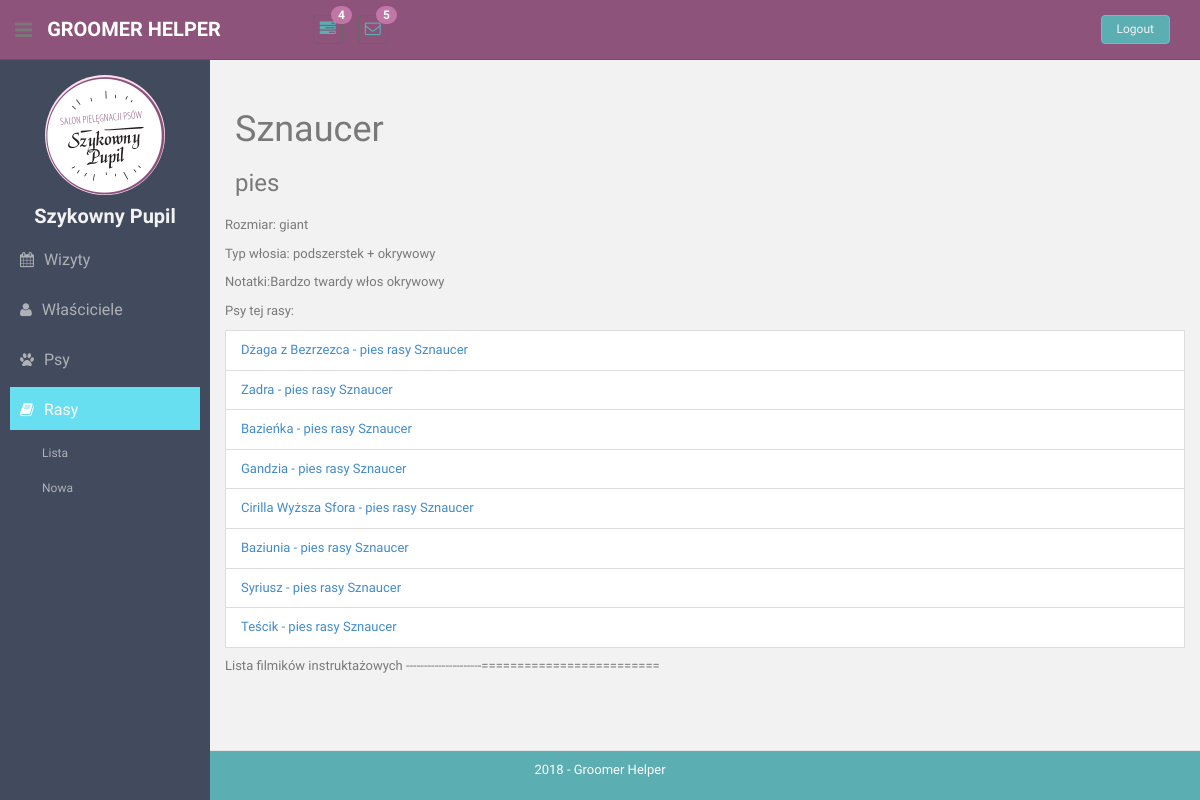
Page /breeds/3/ on the committed database.
### breeds/models.py (models this page shows, shortened)
class Breed(models.Model):
    SIZE_CHOICES = [
        ('miniatura', 'Miniatura'),
        ('średni', 'Średni'),
        ('duży', 'Duży'),
        ('olbrzym', 'Olbrzym'),
    ]
    SPECIES_CHOICES = [
        ('pies', 'Pies'),
        ('kot', 'Kot'),
        ('świnka morska', 'Świnka morska'),
        ('królik', 'Królik'),
    ]
    HAIR_TYPE_CHOICES = [
        ('normalna', 'Normalna'),
        ('szorstka', 'Szorstka'),
        ('miękka', 'Miękka'),
        ('duża ilość podszerstka', 'Duża ilość podszerstka'),
        ('twarda', 'Twarda')
    ]
    name = models.TextField(max_length=100, blank=False, null=False, unique=True)
    species = models.TextField(max_length=50, blank=False, default='dog')
    size = models.TextField(max_length=20, blank=True, choices=SIZE_CHOICES)
    grooming_notes = models.TextField(max_length=50, blank=True, null=False)
    hair_type = models.TextField(max_length=50, blank=True, null=False)
    weight = models.IntegerField(default=20, blank=False, null=False)
    photo = models.ImageField(upload_to='breed-avatars/', default='breed-avatars/None/no-img.png')
    salon = models.ForeignKey(Salon, default=DEFAULT_SALON_ID, null=False, on_delete=models.CASCADE)

### animals/models.py (models this page shows, shortened)
class Animal(models.Model):
    GENDER_CHOICES = [
        (True, _('Male')),
        (False, _('Female')),
    ]
    name = models.TextField(max_length=100, blank=True, null=True, verbose_name=_('name'))
    gender = models.BooleanField(choices=GENDER_CHOICES, verbose_name=_('gender'))
    breed = models.ForeignKey(Breed, on_delete=models.CASCADE, verbose_name=_('breed'))
    color = models.TextField(max_length=100, blank=True, null=True, verbose_name=_('color'))
    photo = models.ImageField(upload_to='animal-avatars/', default='animal-avatars/None/no-img.png',
                              verbose_name=_('photo'))
    notes = models.TextField(max_length=200, blank=True, null=True, verbose_name=_('notes'))
    owner = models.ForeignKey(
        Owner,
        verbose_name=_('owner'),
        on_delete=models.CASCADE,
    )
    salon = models.ForeignKey(Salon, default=DEFAULT_SALON_ID, null=False, on_delete=models.CASCADE)
    def __str__(self):
        return "".join([self.name, " - ", self.breed.species, " rasy ", self.breed.name])

### breeds/views.py (the view)
# urls.py: path('<int:pk>/', views.BreedDetailsView.as_view(), name='breed-details'),
class BreedDetailsView(DetailView):
    template_name = "breeds/details.html"
    model = Breed
    def get_context_data(self, **kwargs):
        context = super().get_context_data(**kwargs)
        context['breeds'] = Breed.objects.all()
        return context

### templatetags/templatetags/my_templatetags.py (called while the page is built)
@register.simple_tag(takes_context=True)
def active(context, pattern_or_urlname):
    try:
        pattern = '^' + reverse(pattern_or_urlname)
    except NoReverseMatch:
        pattern = pattern_or_urlname
    path = context['request'].path
    if re.search(pattern, path):
        return 'active'
    return ''

### templates/breeds/details.html
{% extends 'details.html' %}
{% load static %}
{% block profile-header%}
    <h1>{{ breed.name }}</h1>
    <h3>{{ breed.species }}</h3>
{% endblock %}
{% block details %}
    <p><span>Rozmiar:</span> {{ breed.size}}</p>
    <p><span>Typ włosia:</span> {{ breed.hair_type}}</p>
    <p><span>Notatki:</span>{{ breed.grooming_notes }}</p>
    <p>Psy tej rasy:
        {% for animal in breed.animal_set.all %}
            <li class="list-group-item">
                <a href="{% url 'animal-details' animal.id %}">{{animal}}</a>
            </li>
        {% empty %}
             Brak
        {% endfor %}
    </p>
    <p>Lista filmików instruktażowych ---------------------=========================</p>
{% endblock %}

### static/css/style.css (style rules this page uses)
a, a:hover, a:focus { text-decoration: none; outline: none; }

### rows in the picture
Breed: name "Sznaucer", species "pies", size "giant", hair_type "podszerstek + okrywowy", grooming_notes "Bardzo twardy włos okrywowy"
Animal: name+breed "Dżaga z Bezrzezca - pies rasy Sznaucer"
Animal: name+breed "Zadra - pies rasy Sznaucer"
Animal: name+breed "Bazieńka - pies rasy Sznaucer"
Animal: name+breed "Gandzia - pies rasy Sznaucer"
Animal: name+breed "Cirilla Wyższa Sfora - pies rasy Sznaucer"
Animal: name+breed "Baziunia - pies rasy Sznaucer"
Animal: name+breed "Syriusz - pies rasy Sznaucer"
Animal: name+breed "Teścik - pies rasy Sznaucer"
